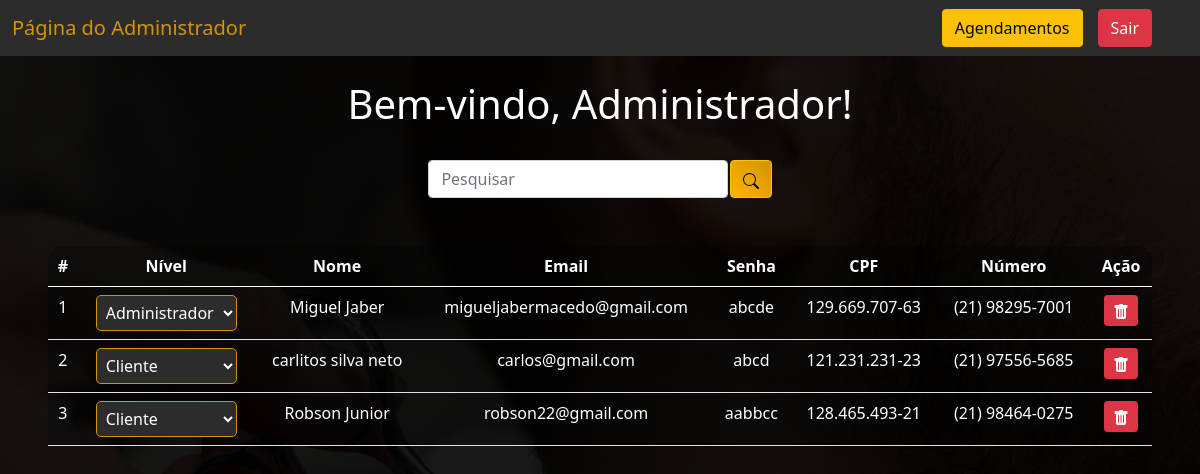
The app's page /select.php (signed in), older data.
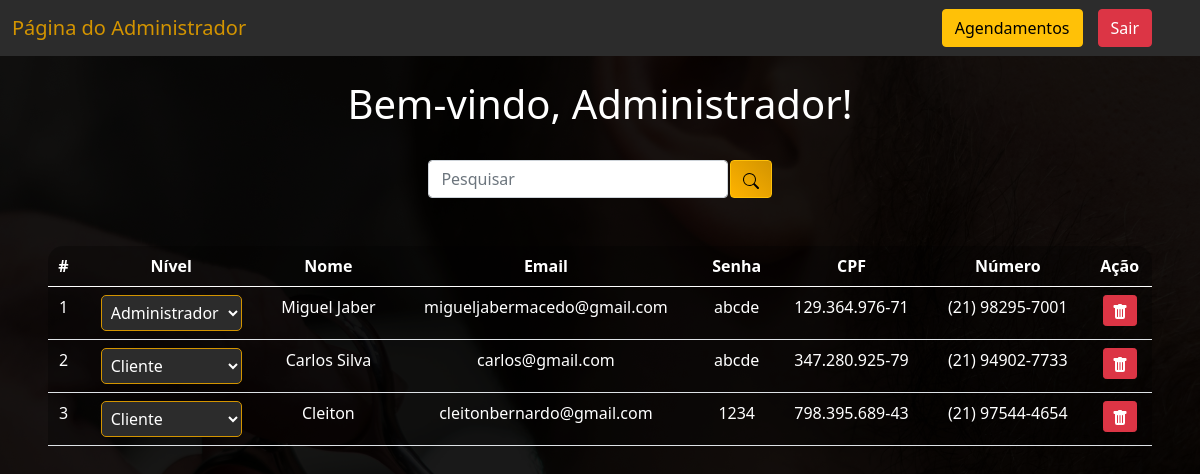
The same page, newer data.
### tables this page shows
CREATE TABLE `usuarios` (
  `id` int(11) NOT NULL,
  `nivel` varchar(10) NOT NULL DEFAULT 'cliente',
  `nome` varchar(250) NOT NULL,
  `cpf` varchar(250) NOT NULL,
  `email` varchar(250) NOT NULL,
  `numero` varchar(250) NOT NULL,
  `senha` varchar(250) NOT NULL
);

### select.php (the view, shortened to what this page needs)
<?php
include_once("./conexao.php");
?>
<?php
if (!empty($_GET['search'])) {
    $data = $_GET['search'];
    $sql = "SELECT * FROM usuarios WHERE id LIKE '%$data%' or nome LIKE '%$data%' or email LIKE '%$data%' or nivel LIKE '%$data%' or numero LIKE '%$data%' ORDER BY id ASC";
} else {
    $sql = "SELECT * FROM usuarios ORDER BY id ASC";
}
$result = $conexao->query($sql);
?>
<!DOCTYPE html>
<html lang="pt-br">
<head>
    <link href="https://cdn.jsdelivr.net/npm/bootstrap@5.0.2/dist/css/bootstrap.min.css" rel="stylesheet">
</head>
<body>
    <nav class="navbar navbar-expand-lg" style="background-color: #2c2c2c;">
        <div class="container-fluid">
            <a class="navbar-brand" href="#">Página do Administrador</a>
        </div>
        <a href="./select2.php" id="agendamentos" class="btn btn-warning">Agendamentos</a>
        <div class="d-flex">
            <a href="sair.php" class="btn btn-danger me-5">Sair</a>
        </div>
    </nav>
    <br>
    <?php echo "<h1>Bem-vindo, Administrador!</h1>"; ?>
    <br>
    <div class="box-search">
        <input type="search" class="form-control w-25" placeholder="Pesquisar" id="pesquisar">
        <button onclick="searchData()" class="btn btn-warning" style="background: linear-gradient(45deg, #ffb300, #d39400);">
        </button>
    </div>
    <div class="m-5">
        <table class="table text-white table-bg">
            <thead>
                <tr>
                    <th scope="col">#</th>
                    <th scope="col">Nível</th>
                    <th scope="col">Nome</th>
                    <th scope="col">Email</th>
                    <th scope="col">Senha</th>
                    <th scope="col">CPF</th>
                    <th scope="col">Número</th>
                    <th scope="col">Ação</th>
                </tr>
            </thead>
            <tbody>
                <?php
                while ($user_data = mysqli_fetch_assoc($result)) {
                    echo "<tr>";
                    echo "<td>".$user_data['id']."</td>";
                    echo "<td>";
                    echo "<select class='nivel-dropdown' onchange=\"atualizarNivel(".$user_data['id'].", this.value)\">";
                    echo "<option value='cliente' ".($user_data['nivel'] == 'cliente' ? "selected" : "").">Cliente</option>";
                    echo "<option value='adm' ".($user_data['nivel'] == 'adm' ? "selected" : "").">Administrador</option>";
                    echo "</select>";
                    echo "</td>";
                    echo "<td>".$user_data['nome']."</td>";
                    echo "<td>".$user_data['email']."</td>";
                    echo "<td>".$user_data['senha']."</td>";
                    echo "<td>".$user_data['cpf']."</td>";
                    echo "<td>".$user_data['numero']."</td>";
                    echo "<td>
                        <a class='btn btn-sm btn-danger' href='delete.php?id=".$user_data['id']."' title='Deletar'>
                            <svg xmlns='http://www.w3.org/2000/svg' width='16' height='16' fill='currentColor' class='bi bi-trash-fill' viewBox='0 0 16 16'>
                                <path d='M2.5 1a1 1 0 0 0-1 1v1a1 1 0 0 0 1 1H3v9a2 2 0 0 0 2 2h6a2 2 0 0 0 2-2V4h.5a1 1 0 0 0 1-1V2a1 1 0 0 0-1-1H10a1 1 0 0 0-1-1H7a1 1 0 0 0-1 1H2.5zm3 4a.5.5 0 0 1 .5.5v7a.5.5 0 0 1-1 0v-7a.5.5 0 0 1 .5-.5zM8 5a.5.5 0 0 1 .5.5v7a.5.5 0 0 1-1 0v-7A.5.5 0 0 1 8 5zm3 .5v7a.5.5 0 0 1-1 0v-7a.5.5 0 0 1 1 0z'/>
                            </svg>
                        </a>
                        </td>";
                    echo "</tr>";
                }
                ?>
            </tbody>
        </table>
    </div>
</body>
</html>

Row changes from the older to the newer data that the page shows:
changed usuarios "Miguel Jaber": cpf "129.669.707-63" → "129.364.976-71"
changed usuarios "carlos@gmail.com": nome "carlitos silva neto" → "Carlos Silva"; senha "abcd" → "abcde"; cpf "121.231.231-23" → "347.280.925-79"; numero "(21) 97556-5685" → "(21) 94902-7733"
changed usuarios id 3: nome "Robson Junior" → "Cleiton"; email "robson22@gmail.com" → "cleitonbernardo@gmail.com"; senha "aabbcc" → "1234"; cpf "128.465.493-21" → "798.395.689-43"; numero "(21) 98464-0275" → "(21) 97544-4654"
